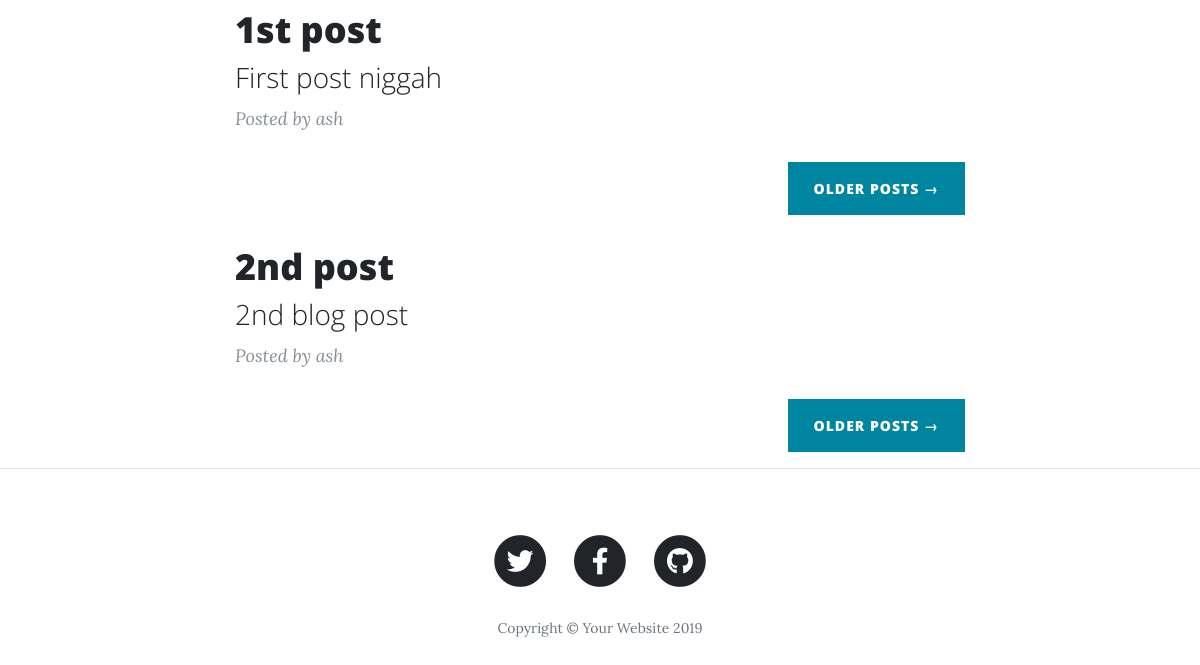
The app's page / (lower part), older data.
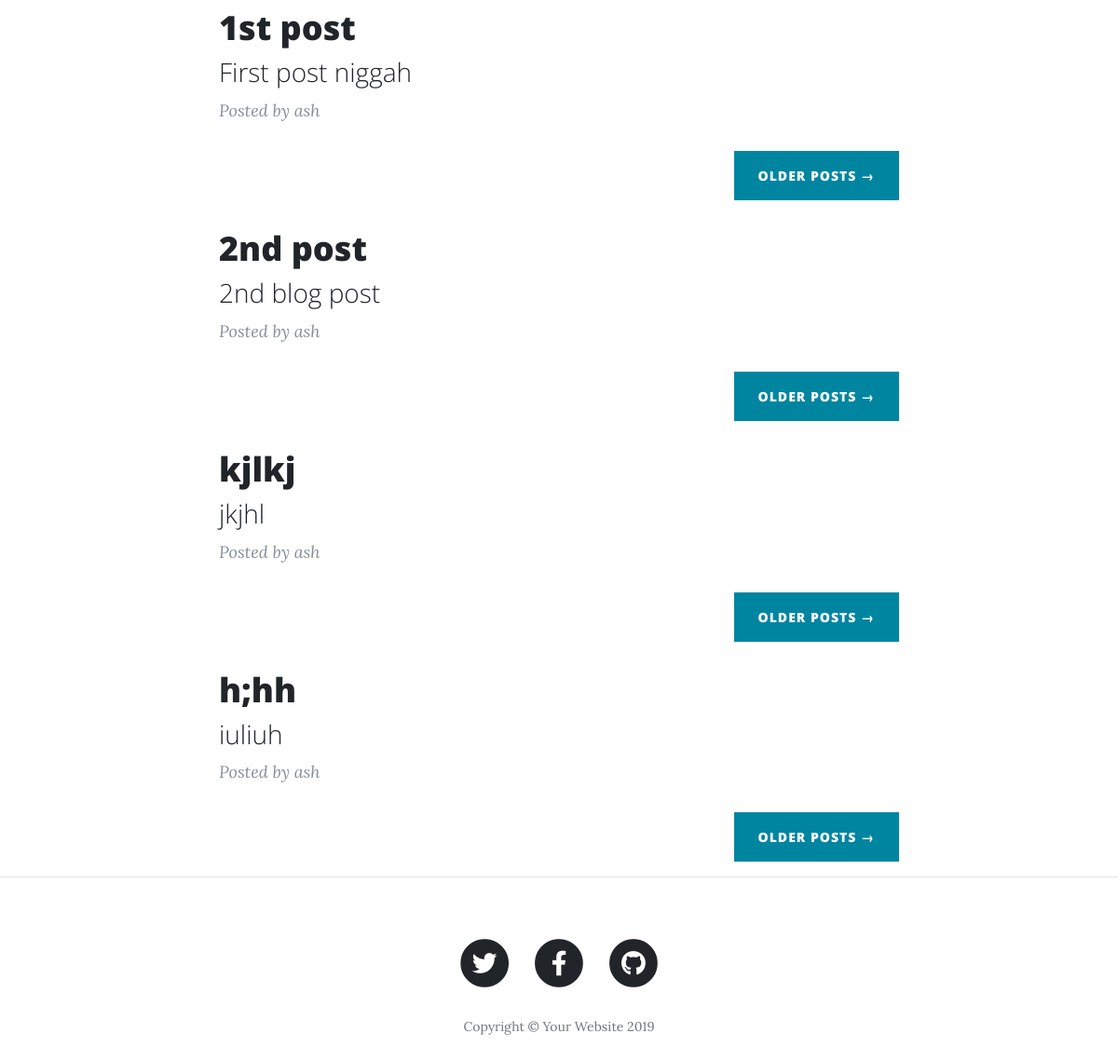
The same page, newer data.
### blog/models.py (models this page shows, shortened)
class Post(models.Model):
    title=models.CharField(max_length=200)
    author=models.ForeignKey(
        'auth.User',
        on_delete=models.CASCADE,
        blank=True,
        null=True,
    )
    body=models.TextField()

### blog/views.py (the view)
# urls.py: path('', views.home, name='home'),
def home(request):
    posts=Post.objects.all
    return render(request,'index.html',{'posts':posts})

### blog/templates/index.html (shortened to what this page needs)
<!DOCTYPE html>
{% load static %}
<html lang="en">
<head>
  <link href="{% static 'vendor/bootstrap/css/bootstrap.min.css' %}" rel="stylesheet">
  <link href="vendor/fontawesome-free/css/all.min.css" rel="stylesheet" type="text/css">
  <link href="{% static 'css/clean-blog.min.css' %}" rel="stylesheet">
</head>
<body>
  <div class="container">
    {%for post in posts %}
    <div class="row">
      <div class="col-lg-8 col-md-10 mx-auto">
        <div class="post-preview">
          <a href="post.html">
            <h2 class="post-title">
             {{post.title}}
            </h2>
            <h3 class="post-subtitle">
              {{post.body}}
            </h3>
          </a>
          <p class="post-meta">Posted by {{post.author}}
          </p>
        </div>
        <div class="clearfix">
          <a class="btn btn-primary float-right" href="#">Older Posts &rarr;</a>
        </div>
      </div>
    </div>
    {%endfor%}
  </div>
  <hr>
  <footer>
    <div class="container">
      <div class="row">
        <div class="col-lg-8 col-md-10 mx-auto">
          <ul class="list-inline text-center">
            <li class="list-inline-item">
              <a href="#">
                <span class="fa-stack fa-lg">
                  <i class="fas fa-circle fa-stack-2x"></i>
                  <i class="fab fa-twitter fa-stack-1x fa-inverse"></i>
                </span>
              </a>
            </li>
            <li class="list-inline-item">
              <a href="#">
                <span class="fa-stack fa-lg">
                  <i class="fas fa-circle fa-stack-2x"></i>
                  <i class="fab fa-facebook-f fa-stack-1x fa-inverse"></i>
                </span>
              </a>
            </li>
            <li class="list-inline-item">
              <a href="#">
                <span class="fa-stack fa-lg">
                  <i class="fas fa-circle fa-stack-2x"></i>
                  <i class="fab fa-github fa-stack-1x fa-inverse"></i>
                </span>
              </a>
            </li>
          </ul>
          <p class="copyright text-muted">Copyright &copy; Your Website 2019</p>
        </div>
      </div>
    </div>
  </footer>
</body>
</html>

Row changes from the older to the newer data that the page shows:
added Post: title "kjlkj", body "jkjhl", author "ash"
added Post: title "h;hh", body "iuliuh", author "ash"
